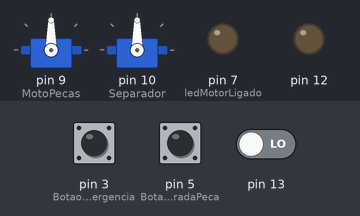
A sketch run on a simulated Arduino Uno, built with avr-gcc and run on an emulated ATmega328P. Shown: 2 × servo, output pins drawn as LEDs (lit = HIGH). Dashed ring = blinking. The inputs (shaded band) are chosen by the test bench; at power-on: pin 5 (BotaoEntradaPeca) LOW, pin 3 (BotaoEmergencia) HIGH, pin 13 LOW. What the sketch prints to the serial monitor is not drawn.

Above: at 1.2 s.
1.3 s: pin 5 (BotaoEntradaPeca) pulled HIGH for 0.15 s
At 1.9 s:
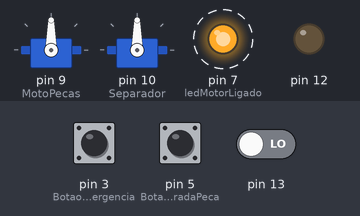
4.4 s: pin 3 (BotaoEmergencia) pulled LOW for 0.15 s
At 4.9 s:
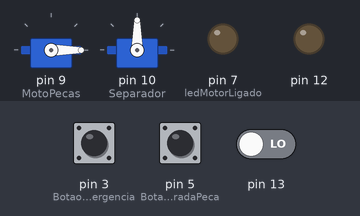
8.5 s: pin 5 (BotaoEntradaPeca) pulled HIGH for 1 s
At 9.3 s:
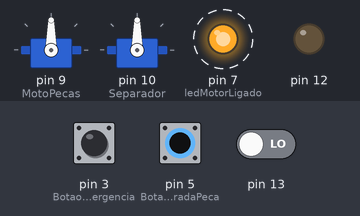
12.5 s: pin 3 (BotaoEmergencia) driven LOW and pin 5 (BotaoEntradaPeca) driven HIGH
15.5 s: pin 3 (BotaoEmergencia) driven HIGH
At 16.3 s:
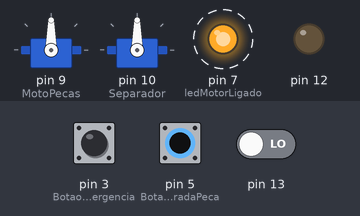
Timing chart, 0 to 19.5 s (numbered marks = the images above; inputs shaded):
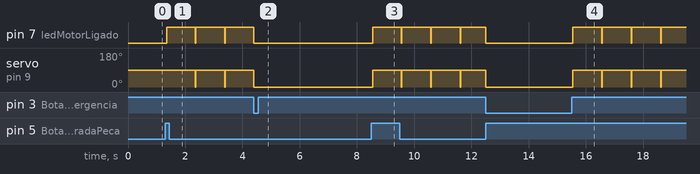

Measured:
- after the input at 1.3 s, pin 7 (ledMotorLigado): alternates HIGH for 1.0 s and LOW for 0.03 s, starting after 0.05 s; servo on pin 9 (MotoPecas): alternates 90° for 1.0 s and 0° for 0.03 s, starting after 1.0 s
- after the input at 4.4 s, pin 7 (ledMotorLigado): goes on until 4.4 s, then stays LOW; servo on pin 9 (MotoPecas): goes on until 4.4 s, then stays 0°
- after the input at 8.5 s, pin 7 (ledMotorLigado): alternates HIGH for 1.0 s and LOW for 0.03 s, starting after 0.05 s; servo on pin 9 (MotoPecas): 0° → 90° after 0.05 s
- after the input at 15.5 s, pin 7 (ledMotorLigado): alternates HIGH for 1.0 s and LOW for 0.03 s, starting after 0.05 s; servo on pin 9 (MotoPecas): 0° → 90° after 0.05 s

The sketch:

AtividadeJoaoEArthur.ino
```cpp
#include <Ultrasonic.h>
#include <Servo.h>
#include <SimpleTimer.h>

Servo MotoPecas;  // PINO 9
Servo Separador;  // PINO 10
Ultrasonic Sensor(12, 13);
const int ledMotorLigado = 7;
int distancia = 0;
bool estadoEsteira = 0;
const int BotaoEntradaPeca = 5;
const int BotaoEmergencia = 3;
int estados = 0;
int temp_ant = 0;
int pecasPequenas = 0;
int pecasGrandes = 0;
int Total = 0;

void setup() {
  Serial.begin(9600);
  MotoPecas.attach(9);
  Separador.attach(10);
  pinMode(ledMotorLigado, OUTPUT);
  pinMode(BotaoEntradaPeca, INPUT);
  pinMode(BotaoEmergencia, INPUT_PULLUP);
  attachInterrupt(digitalPinToInterrupt(BotaoEmergencia), stopAll, LOW);
}

void PecaNaEsteira() {
  MotoPecas.write(90);
  digitalWrite(ledMotorLigado, HIGH);
}

void DescansoEsteira() {
  MotoPecas.write(0);
  digitalWrite(ledMotorLigado, LOW);
}

void PecaPequena() {
  Separador.write(120);
  pecasPequenas++;
  Serial.println("TOTAL PECAS GRANDE :");
  Serial.print(pecasGrandes);
  Serial.println("TOTAL PECAS PEQUENAS :");
  Serial.print(pecasPequenas);
}

void SeparadorDescanso() {
  Separador.write(90);
}

void PecaGrande() {
  Separador.write(60);
  pecasGrandes++;
  Serial.println("TOTAL PECAS GRANDE :");
  Serial.print(pecasGrandes);
  Serial.println("TOTAL PECAS PEQUENAS :");
  Serial.print(pecasPequenas);
}

void loop() {
  bool bEntrada = digitalRead(BotaoEntradaPeca);
  Serial.println(estados);
  switch (estados) {
    case 0:
      if (bEntrada == 1) {
        estados = 1;
        Serial.println("BOTAOPRESSIONADO!");
      }
      break;
    case 1:
      distancia = Sensor.read();
      PecaNaEsteira();
      temp_ant = millis();
      estados = 2;
      break;
    case 2:
      if (millis() - temp_ant > 1000) {
        DescansoEsteira();
        estados = 3;
      }
      break;
    case 3:
      if ((distancia > 30) && (distancia < 45)) {
        PecaPequena();
      } else if ((distancia < 30) && (distancia > 15)) {
        PecaGrande();
      } else {
        SeparadorDescanso();
      }
      estados = 1;
      break;
    default:
      estados = 0;
      break;
  }
}

void stopAll() {
  DescansoEsteira();
  SeparadorDescanso();
  estados = 0;
  Serial.println("ERRO! PROCESSOS PARADOS!");
}
```
